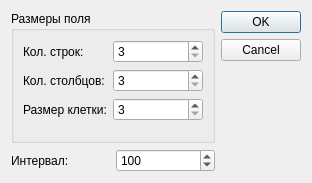
<?xml version="1.0" encoding="UTF-8"?>
<ui version="4.0">
 <class>SettingsDialog</class>
 <widget class="QDialog" name="SettingsDialog">
  <property name="geometry">
   <rect>
    <x>0</x>
    <y>0</y>
    <width>312</width>
    <height>183</height>
   </rect>
  </property>
  <property name="maximumSize">
   <size>
    <width>312</width>
    <height>183</height>
   </size>
  </property>
  <property name="windowTitle">
   <string>Настройки</string>
  </property>
  <property name="sizeGripEnabled">
   <bool>false</bool>
  </property>
  <layout class="QHBoxLayout" name="horizontalLayout_2">
   <item>
    <layout class="QVBoxLayout" name="verticalLayout">
     <item>
      <widget class="QGroupBox" name="groupBox">
       <property name="title">
        <string>Размеры поля</string>
       </property>
       <layout class="QFormLayout" name="formLayout">
        <item row="0" column="0">
         <widget class="QLabel" name="labelRows">
          <property name="text">
           <string>Кол. строк:</string>
          </property>
         </widget>
        </item>
        <item row="0" column="1">
         <widget class="QSpinBox" name="sbRows">
          <property name="minimum">
           <number>3</number>
          </property>
          <property name="maximum">
           <number>10000</number>
          </property>
         </widget>
        </item>
        <item row="1" column="0">
         <widget class="QLabel" name="labelCols">
          <property name="text">
           <string>Кол. столбцов:</string>
          </property>
         </widget>
        </item>
        <item row="1" column="1">
         <widget class="QSpinBox" name="sbCols">
          <property name="minimum">
           <number>3</number>
          </property>
          <property name="maximum">
           <number>10000</number>
          </property>
         </widget>
        </item>
        <item row="2" column="0">
         <widget class="QLabel" name="label">
          <property name="text">
           <string>Размер клетки:</string>
          </property>
         </widget>
        </item>
        <item row="2" column="1">
         <widget class="QSpinBox" name="sbCellSize">
          <property name="minimum">
           <number>3</number>
          </property>
          <property name="maximum">
           <number>25</number>
          </property>
         </widget>
        </item>
       </layout>
      </widget>
     </item>
     <item>
      <layout class="QHBoxLayout" name="horizontalLayout">
       <item>
        <widget class="QLabel" name="labelDelay">
         <property name="text">
          <string>Интервал: </string>
         </property>
        </widget>
       </item>
       <item>
        <widget class="QSpinBox" name="sbTimerDelay">
         <property name="minimum">
          <number>1</number>
         </property>
         <property name="maximum">
          <number>2000</number>
         </property>
         <property name="value">
          <number>100</number>
         </property>
        </widget>
       </item>
      </layout>
     </item>
    </layout>
   </item>
   <item>
    <layout class="QVBoxLayout" name="verticalLayout_2">
     <item>
      <widget class="QDialogButtonBox" name="buttonBox">
       <property name="orientation">
        <enum>Qt::Vertical</enum>
       </property>
       <property name="standardButtons">
        <set>QDialogButtonBox::Cancel|QDialogButtonBox::Ok</set>
       </property>
      </widget>
     </item>
     <item>
      <spacer name="verticalSpacer">
       <property name="orientation">
        <enum>Qt::Vertical</enum>
       </property>
       <property name="sizeHint" stdset="0">
        <size>
         <width>20</width>
         <height>40</height>
        </size>
       </property>
      </spacer>
     </item>
    </layout>
   </item>
  </layout>
 </widget>
 <resources/>
 <connections>
  <connection>
   <sender>buttonBox</sender>
   <signal>accepted()</signal>
   <receiver>SettingsDialog</receiver>
   <slot>accept()</slot>
   <hints>
    <hint type="sourcelabel">
     <x>248</x>
     <y>254</y>
    </hint>
    <hint type="destinationlabel">
     <x>157</x>
     <y>274</y>
    </hint>
   </hints>
  </connection>
  <connection>
   <sender>buttonBox</sender>
   <signal>rejected()</signal>
   <receiver>SettingsDialog</receiver>
   <slot>reject()</slot>
   <hints>
    <hint type="sourcelabel">
     <x>316</x>
     <y>260</y>
    </hint>
    <hint type="destinationlabel">
     <x>286</x>
     <y>274</y>
    </hint>
   </hints>
  </connection>
 </connections>
</ui>
